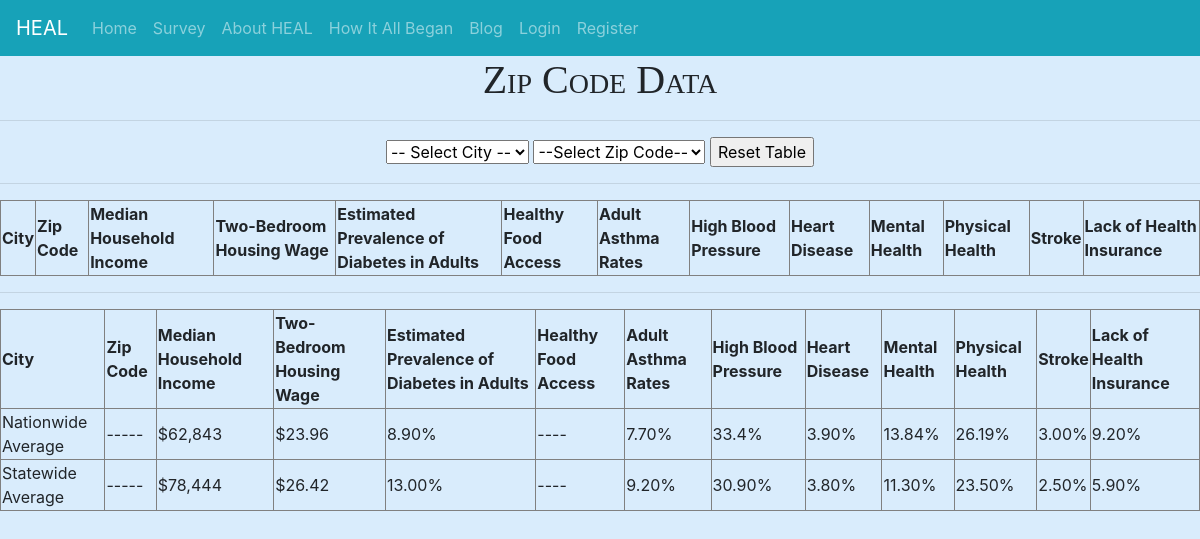
Page /zipcode/ on the earlier database version.
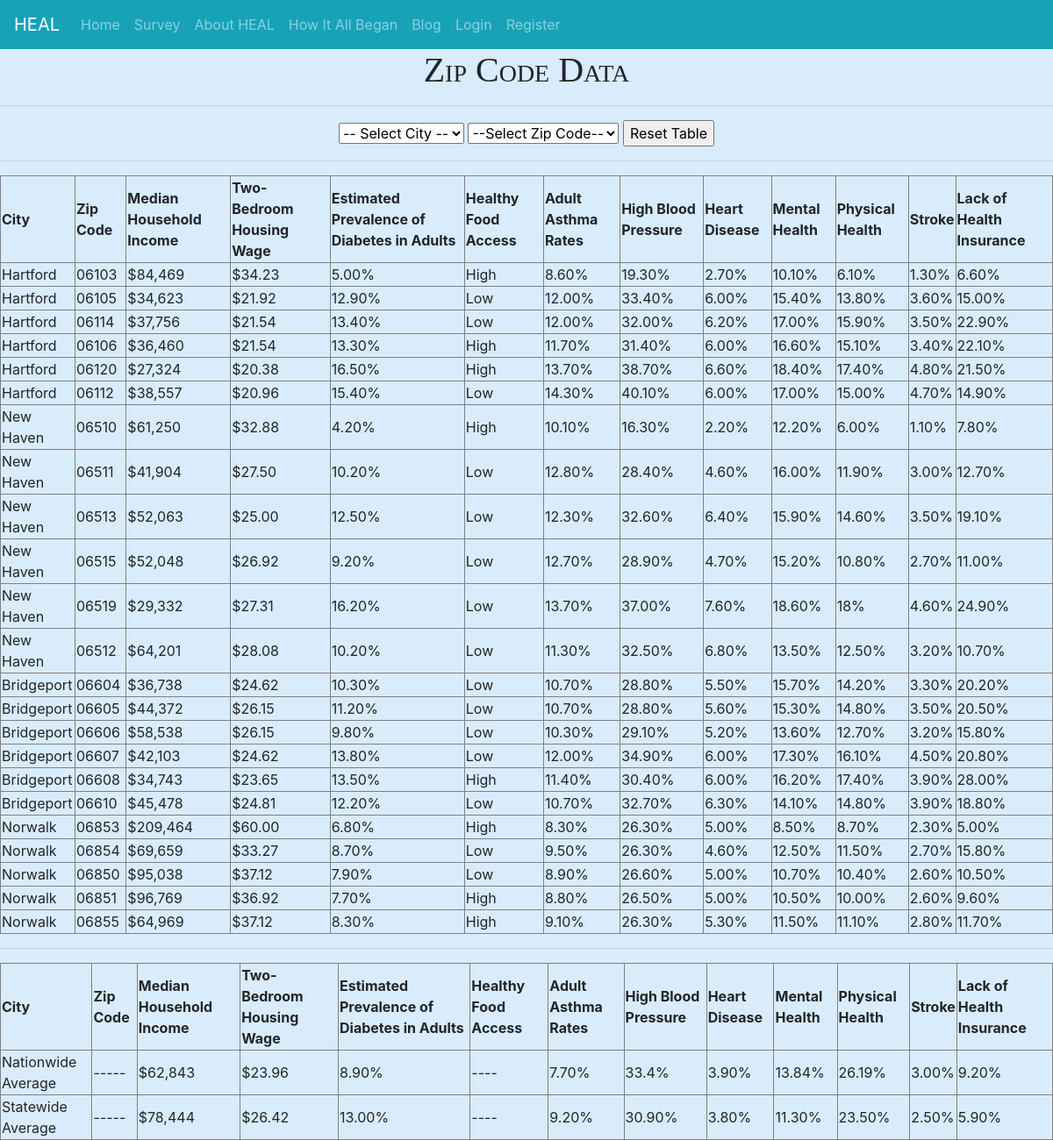
Same page on the later database version.
### HEALSurvey/models.py (models this page shows, shortened)
class ZipCodeData(models.Model):
    city = models.ForeignKey(City, on_delete=models.SET_NULL, null=True)
    zipcode = models.ForeignKey(ZipCode, on_delete=models.SET_NULL, null=True)
    median_household_income = models.CharField(max_length=30)
    two_bedroom_housing_wage = models.CharField(max_length=30)
    estimated_prevalence_of_diabetes_in_adults = models.CharField(max_length=30)
    healthy_food_access = models.CharField(max_length=30)
    adult_asthma_rates = models.CharField(max_length=30)
    high_blood_pressure = models.CharField(max_length=30)
    heart_disease = models.CharField(max_length=30)
    mental_health = models.CharField(max_length=30)
    physical_health = models.CharField(max_length=30)
    stroke = models.CharField(max_length=30)
    lack_of_health_insurance = models.CharField(max_length=30)
    class Meta:
        db_table = 'HEALSurvey_zipcodedata'

class City(models.Model):
    name = models.CharField(max_length=30)

class ZipCode(models.Model):
    city = models.ForeignKey(City, on_delete=models.CASCADE)
    zipcode = models.CharField(max_length=30)

### HEALSurvey/views.py (the view)
# urls.py: path('zipcode/', views.zipcode_details, name='zipcode'),
def zipcode_details(request):
    result = ZipCodeData.objects.all
    return render(request, 'ZipCode_Data.html', {"ZipCodeData": result})

### templates/ZipCode_Data.html (shortened to what this page needs)
{% extends 'Base.html' %}
{% block body %}
<!DOCTYPE html>
<html lang="en">
<head>
</head>
<body>
    <center>
        <h1>Zip Code Data</h1>
        <hr/>
        <select id="city_search" onclick="search_city();">
            <option disabled="true" selected>-- Select City --</option>
        </select>
        <select id="zipcode_search" onclick="search_zipcode()">
            <option disabled="true" selected>--Select Zip Code--</option>
        </select>
        <input type="button" value="Reset Table" onclick="reset_table_data();"/>
        <hr/>
        <table border=".5" id="zipcode_table">
            <tr>
                <th>City</th>
                <th>Zip Code</th>
                <th>Median Household Income</th>
                <th>Two-Bedroom Housing Wage</th>
                <th>Estimated Prevalence of Diabetes in Adults</th>
                <th>Healthy Food Access</th>
                <th>Adult Asthma Rates</th>
                <th>High Blood Pressure</th>
                <th>Heart Disease</th>
                <th>Mental Health</th>
                <th>Physical Health</th>
                <th>Stroke</th>
                <th>Lack of Health Insurance</th>
            </tr>
            {% for result in ZipCodeData %}
            <tr>
                <td>{{ result.city.name }}</td>
                <td>{{ result.zipcode.zipcode }}</td>
                <td>{{ result.median_household_income }}</td>
                <td>{{ result.two_bedroom_housing_wage }}</td>
                <td>{{ result.estimated_prevalence_of_diabetes_in_adults}}</td>
                <td>{{ result.healthy_food_access }}</td>
                <td>{{ result.adult_asthma_rates }}</td>
                <td>{{ result.high_blood_pressure }}</td>
                <td>{{ result.heart_disease }}</td>
                <td>{{ result.mental_health }}</td>
                <td>{{ result.physical_health }}</td>
                <td>{{ result.stroke }}</td>
                <td>{{ result.lack_of_health_insurance }}</td>
            </tr>
            {% endfor %}
        </table>
        <hr/>
        <table border=".5">
             <tr>
                <th>City</th>
                <th>Zip Code</th>
                <th>Median Household Income</th>
                <th>Two-Bedroom Housing Wage</th>
                <th>Estimated Prevalence of Diabetes in Adults</th>
                <th>Healthy Food Access</th>
                <th>Adult Asthma Rates</th>
                <th>High Blood Pressure</th>
                <th>Heart Disease</th>
                <th>Mental Health</th>
                <th>Physical Health</th>
                <th>Stroke</th>
                <th>Lack of Health Insurance</th>
            </tr>
            <tr>
                <td>Nationwide Average</td>
                <td>-----</td>
                <td>$62,843</td>
                <td>$23.96</td>
                <td>8.90%</td>
                <td>----</td>
                <td>7.70%</td>
                <td>33.4%</td>
                <td>3.90%</td>
                <td>13.84%</td>
                <td>26.19%</td>
                <td>3.00%</td>
                <td>9.20%</td>
            </tr>
            <tr>
                <td>Statewide Average</td>
                <td>-----</td>
                <td>$78,444</td>
                <td>$26.42</td>
                <td>13.00%</td>
                <td>----</td>
                <td>9.20%</td>
                <td>30.90%</td>
                <td>3.80%</td>
                <td>11.30%</td>
                <td>23.50%</td>
                <td>2.50%</td>
                <td>5.90%</td>
            </tr>
        </table>
    </center>
</body>
</html>
{% endblock %}

### templates/Base.html (shortened to what this page needs)
{% load static %}
<!DOCTYPE html>
<html lang="en">
<head>
    <link rel="stylesheet" href="https://stackpath.bootstrapcdn.com/bootstrap/4.5.0/css/bootstrap.min.css">
    <link rel="stylesheet" href="{% static 'css/styles.css' %}">
</head>
<body>
<div>
    <nav class="navbar navbar-expand-lg navbar-dark bg-info">
        <a class="navbar-brand">HEAL</a>
        <div class="collapse navbar-collapse" id="navbarTogglerDemo02">
            <ul class="navbar-nav mr-auto mt-2 mt-lg-0">
                <li class="nav-item">
                    <a class="nav-link" href={% url 'home' %}>Home</a>
                </li>
                <li class="nav-item">
                    <a class="nav-link" href="{% url 'topic' %}">Survey</a>
                </li>
                <li class="nav-item">
                    <a class="nav-link" href="{% url 'info' %}">About HEAL</a>
                </li>
                <li class="nav-item">
                    <a class="nav-link" href="{% url 'team' %}">How It All Began</a>
                </li>
                <li class="nav-item">
                    <a class="nav-link" href="{% url 'blog' %}">Blog</a>
                </li>
                {% if user.is_authenticated %}
                    <li class="nav-item">
                        <a class="nav-link" href="{% url 'account_page' %}">{{user.username}}</a>
                    </li>
                    <li class="nav-item">
                        <a class="nav-link" href="{% url 'logout' %}">Logout</a>
                    </li>
                {% else %}
                    <li class="nav-item">
                        <a class="nav-link" href={% url 'login' %}>Login</a>
                    </li>
                    <li class="nav-item">
                        <a class="nav-link" href={% url 'register' %}>Register</a>
                    </li>
                {% endif %}
            </ul>
        </div>
    </nav>
</div>
<div>
    {% block body %}
    {% endblock %}
</div>
</body>
</html>

### static/css/styles.css (style rules this page uses)
body { background-color: #D9ECFC; justify-content: center; }
h1, h2, h3 { font-family: American Typewriter, serif; font-variant: small-caps; }

Differences in the rows shown:
added ZipCodeData: city.name "Hartford", zipcode.zipcode "06103", median_household_income "$84,469", two_bedroom_housing_wage "$34.23", estimated_prevalence_of_diabetes_in_adults "5.00%", healthy_food_access "High", adult_asthma_rates "8.60%", high_blood_pressure "19.30%", heart_disease "2.70%", mental_health "10.10%", physical_health "6.10%", stroke "1.30%", lack_of_health_insurance "6.60%"
added ZipCodeData: city.name "Hartford", zipcode.zipcode "06105", median_household_income "$34,623", two_bedroom_housing_wage "$21.92", estimated_prevalence_of_diabetes_in_adults "12.90%", healthy_food_access "Low", adult_asthma_rates "12.00%", high_blood_pressure "33.40%", heart_disease "6.00%", mental_health "15.40%", physical_health "13.80%", stroke "3.60%", lack_of_health_insurance "15.00%"
added ZipCodeData: city.name "Hartford", zipcode.zipcode "06114", median_household_income "$37,756", two_bedroom_housing_wage "$21.54", estimated_prevalence_of_diabetes_in_adults "13.40%", healthy_food_access "Low", adult_asthma_rates "12.00%", high_blood_pressure "32.00%", heart_disease "6.20%", mental_health "17.00%", physical_health "15.90%", stroke "3.50%", lack_of_health_insurance "22.90%"
added ZipCodeData: city.name "Hartford", zipcode.zipcode "06106", median_household_income "$36,460", two_bedroom_housing_wage "$21.54", estimated_prevalence_of_diabetes_in_adults "13.30%", healthy_food_access "High", adult_asthma_rates "11.70%", high_blood_pressure "31.40%", heart_disease "6.00%", mental_health "16.60%", physical_health "15.10%", stroke "3.40%", lack_of_health_insurance "22.10%"
added ZipCodeData: city.name "Hartford", zipcode.zipcode "06120", median_household_income "$27,324", two_bedroom_housing_wage "$20.38", estimated_prevalence_of_diabetes_in_adults "16.50%", healthy_food_access "High", adult_asthma_rates "13.70%", high_blood_pressure "38.70%", heart_disease "6.60%", mental_health "18.40%", physical_health "17.40%", stroke "4.80%", lack_of_health_insurance "21.50%"
added ZipCodeData: city.name "Hartford", zipcode.zipcode "06112", median_household_income "$38,557", two_bedroom_housing_wage "$20.96", estimated_prevalence_of_diabetes_in_adults "15.40%", healthy_food_access "Low", adult_asthma_rates "14.30%", high_blood_pressure "40.10%", heart_disease "6.00%", mental_health "17.00%", physical_health "15.00%", stroke "4.70%", lack_of_health_insurance "14.90%"
added ZipCodeData: city.name "New Haven", zipcode.zipcode "06510", median_household_income "$61,250", two_bedroom_housing_wage "$32.88", estimated_prevalence_of_diabetes_in_adults "4.20%", healthy_food_access "High", adult_asthma_rates "10.10%", high_blood_pressure "16.30%", heart_disease "2.20%", mental_health "12.20%", physical_health "6.00%", stroke "1.10%", lack_of_health_insurance "7.80%"
added ZipCodeData: city.name "New Haven", zipcode.zipcode "06511", median_household_income "$41,904", two_bedroom_housing_wage "$27.50", estimated_prevalence_of_diabetes_in_adults "10.20%", healthy_food_access "Low", adult_asthma_rates "12.80%", high_blood_pressure "28.40%", heart_disease "4.60%", mental_health "16.00%", physical_health "11.90%", stroke "3.00%", lack_of_health_insurance "12.70%"
added ZipCodeData: city.name "New Haven", zipcode.zipcode "06513", median_household_income "$52,063", two_bedroom_housing_wage "$25.00", estimated_prevalence_of_diabetes_in_adults "12.50%", healthy_food_access "Low", adult_asthma_rates "12.30%", high_blood_pressure "32.60%", heart_disease "6.40%", mental_health "15.90%", physical_health "14.60%", stroke "3.50%", lack_of_health_insurance "19.10%"
added ZipCodeData: city.name "New Haven", zipcode.zipcode "06515", median_household_income "$52,048", two_bedroom_housing_wage "$26.92", estimated_prevalence_of_diabetes_in_adults "9.20%", healthy_food_access "Low", adult_asthma_rates "12.70%", high_blood_pressure "28.90%", heart_disease "4.70%", mental_health "15.20%", physical_health "10.80%", stroke "2.70%", lack_of_health_insurance "11.00%"
added ZipCodeData: city.name "New Haven", zipcode.zipcode "06519", median_household_income "$29,332", two_bedroom_housing_wage "$27.31", estimated_prevalence_of_diabetes_in_adults "16.20%", healthy_food_access "Low", adult_asthma_rates "13.70%", high_blood_pressure "37.00%", heart_disease "7.60%", mental_health "18.60%", physical_health "18%", stroke "4.60%", lack_of_health_insurance "24.90%"
added ZipCodeData: city.name "New Haven", zipcode.zipcode "06512", median_household_income "$64,201", two_bedroom_housing_wage "$28.08", estimated_prevalence_of_diabetes_in_adults "10.20%", healthy_food_access "Low", adult_asthma_rates "11.30%", high_blood_pressure "32.50%", heart_disease "6.80%", mental_health "13.50%", physical_health "12.50%", stroke "3.20%", lack_of_health_insurance "10.70%"
added ZipCodeData: city.name "Bridgeport", zipcode.zipcode "06604", median_household_income "$36,738", two_bedroom_housing_wage "$24.62", estimated_prevalence_of_diabetes_in_adults "10.30%", healthy_food_access "Low", adult_asthma_rates "10.70%", high_blood_pressure "28.80%", heart_disease "5.50%", mental_health "15.70%", physical_health "14.20%", stroke "3.30%", lack_of_health_insurance "20.20%"
added ZipCodeData: city.name "Bridgeport", zipcode.zipcode "06605", median_household_income "$44,372", two_bedroom_housing_wage "$26.15", estimated_prevalence_of_diabetes_in_adults "11.20%", healthy_food_access "Low", adult_asthma_rates "10.70%", high_blood_pressure "28.80%", heart_disease "5.60%", mental_health "15.30%", physical_health "14.80%", stroke "3.50%", lack_of_health_insurance "20.50%"
added ZipCodeData: city.name "Bridgeport", zipcode.zipcode "06606", median_household_income "$58,538", two_bedroom_housing_wage "$26.15", estimated_prevalence_of_diabetes_in_adults "9.80%", healthy_food_access "Low", adult_asthma_rates "10.30%", high_blood_pressure "29.10%", heart_disease "5.20%", mental_health "13.60%", physical_health "12.70%", stroke "3.20%", lack_of_health_insurance "15.80%"
added ZipCodeData: city.name "Bridgeport", zipcode.zipcode "06607", median_household_income "$42,103", two_bedroom_housing_wage "$24.62", estimated_prevalence_of_diabetes_in_adults "13.80%", healthy_food_access "Low", adult_asthma_rates "12.00%", high_blood_pressure "34.90%", heart_disease "6.00%", mental_health "17.30%", physical_health "16.10%", stroke "4.50%", lack_of_health_insurance "20.80%"
added ZipCodeData: city.name "Bridgeport", zipcode.zipcode "06608", median_household_income "$34,743", two_bedroom_housing_wage "$23.65", estimated_prevalence_of_diabetes_in_adults "13.50%", healthy_food_access "High", adult_asthma_rates "11.40%", high_blood_pressure "30.40%", heart_disease "6.00%", mental_health "16.20%", physical_health "17.40%", stroke "3.90%", lack_of_health_insurance "28.00%"
added ZipCodeData: city.name "Bridgeport", zipcode.zipcode "06610", median_household_income "$45,478", two_bedroom_housing_wage "$24.81", estimated_prevalence_of_diabetes_in_adults "12.20%", healthy_food_access "Low", adult_asthma_rates "10.70%", high_blood_pressure "32.70%", heart_disease "6.30%", mental_health "14.10%", physical_health "14.80%", stroke "3.90%", lack_of_health_insurance "18.80%"
added ZipCodeData: city.name "Norwalk", zipcode.zipcode "06853", median_household_income "$209,464", two_bedroom_housing_wage "$60.00", estimated_prevalence_of_diabetes_in_adults "6.80%", healthy_food_access "High", adult_asthma_rates "8.30%", high_blood_pressure "26.30%", heart_disease "5.00%", mental_health "8.50%", physical_health "8.70%", stroke "2.30%", lack_of_health_insurance "5.00%"
added ZipCodeData: city.name "Norwalk", zipcode.zipcode "06854", median_household_income "$69,659", two_bedroom_housing_wage "$33.27", estimated_prevalence_of_diabetes_in_adults "8.70%", healthy_food_access "Low", adult_asthma_rates "9.50%", high_blood_pressure "26.30%", heart_disease "4.60%", mental_health "12.50%", physical_health "11.50%", stroke "2.70%", lack_of_health_insurance "15.80%"
added ZipCodeData: city.name "Norwalk", zipcode.zipcode "06850", median_household_income "$95,038", two_bedroom_housing_wage "$37.12", estimated_prevalence_of_diabetes_in_adults "7.90%", healthy_food_access "Low", adult_asthma_rates "8.90%", high_blood_pressure "26.60%", heart_disease "5.00%", mental_health "10.70%", physical_health "10.40%", stroke "2.60%", lack_of_health_insurance "10.50%"
added ZipCodeData: city.name "Norwalk", zipcode.zipcode "06851", median_household_income "$96,769", two_bedroom_housing_wage "$36.92", estimated_prevalence_of_diabetes_in_adults "7.70%", healthy_food_access "High", adult_asthma_rates "8.80%", high_blood_pressure "26.50%", heart_disease "5.00%", mental_health "10.50%", physical_health "10.00%", stroke "2.60%", lack_of_health_insurance "9.60%"
added ZipCodeData: city.name "Norwalk", zipcode.zipcode "06855", median_household_income "$64,969", two_bedroom_housing_wage "$37.12", estimated_prevalence_of_diabetes_in_adults "8.30%", healthy_food_access "High", adult_asthma_rates "9.10%", high_blood_pressure "26.30%", heart_disease "5.30%", mental_health "11.50%", physical_health "11.10%", stroke "2.80%", lack_of_health_insurance "11.70%"
